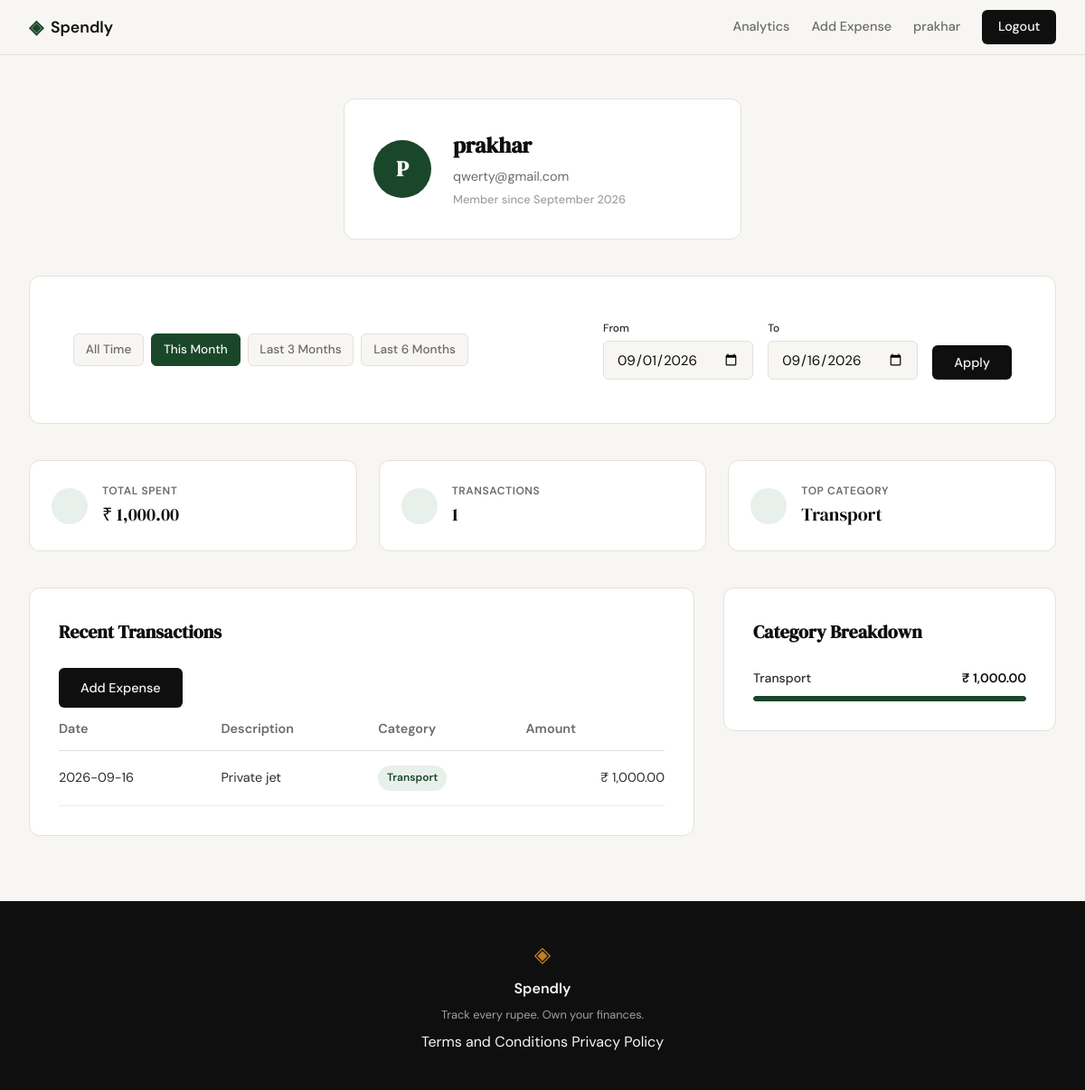
Screenshot of /profile?date_from=2026-09-01&date_to=2026-09-16 (signed in) with the database file from the repository.
### tables this page shows
CREATE TABLE users (
            id INTEGER PRIMARY KEY AUTOINCREMENT,
            name TEXT NOT NULL,
            email TEXT UNIQUE NOT NULL,
            password_hash TEXT NOT NULL,
            created_at TEXT DEFAULT CURRENT_TIMESTAMP
        );

CREATE TABLE expenses (
            id INTEGER PRIMARY KEY AUTOINCREMENT,
            user_id INTEGER NOT NULL,
            amount REAL NOT NULL,
            category TEXT NOT NULL,
            date TEXT NOT NULL,
            description TEXT,
            created_at TEXT DEFAULT CURRENT_TIMESTAMP,
            FOREIGN KEY (user_id) REFERENCES users (id)
        );

### app.py (the view)
@app.route("/profile")
def profile():
    user_id = session.get("user_id")
    if not user_id:
        return redirect(url_for("login"))
    user = get_user_by_id(user_id)
    if not user:
        flash("User not found", "error")
        return redirect(url_for("login"))
    date_from = request.args.get("date_from")
    date_to = request.args.get("date_to")
    valid_from, valid_to, active_filter, presets = get_date_filter_context(date_from, date_to)
    if active_filter == "error":
        flash("Start date must be before end date.", "error")
        valid_from, valid_to, active_filter = None, None, "all"
    stats = get_summary_stats(user_id, valid_from, valid_to)
    transactions = get_recent_transactions(user_id, date_from=valid_from, date_to=valid_to)
    categories = get_category_breakdown(user_id, valid_from, valid_to)
    return render_template(
        "profile.html",
        user=user,
        stats=stats,
        transactions=transactions,
        categories=categories,
        date_from=valid_from,
        date_to=valid_to,
        active_filter=active_filter,
        presets=presets
    )

### app.py (called while the page is built)
def validate_date(date_str):
    if not date_str:
        return None
    try:
        return datetime.strptime(date_str, "%Y-%m-%d").strftime("%Y-%m-%d")
    except ValueError:
        return None

### database/db.py (called while the page is built)
def get_db():
    db = sqlite3.connect('spendly.db')
    db.row_factory = sqlite3.Row
    db.execute('PRAGMA foreign_keys = ON')
    return db

### database/queries.py (called while the page is built)
def get_user_by_id(user_id):
    db = get_db()
    try:
        cursor = db.execute(
            "SELECT name, email, created_at FROM users WHERE id = ?",
            (user_id,)
        )
        row = cursor.fetchone()
        if row:
            created_at = datetime.strptime(row['created_at'], '%Y-%m-%d %H:%M:%S')
            member_since = created_at.strftime('%B %Y')
            return {
                "name": row['name'],
                "email": row['email'],
                "member_since": member_since,
                "initials": (row['name'][0] if row['name'] else 'U').upper()
            }
        return None
    finally:
        db.close()

def apply_date_filter(query, params, date_from, date_to):
    if date_from and date_to:
        query += " AND date BETWEEN ? AND ?"
        params.extend([date_from, date_to])
    elif date_from:
        query += " AND date >= ?"
        params.append(date_from)
    elif date_to:
        query += " AND date <= ?"
        params.append(date_to)
    return query, params

def get_recent_transactions(user_id, limit=10, date_from=None, date_to=None):
    db = get_db()
    try:
        query = "SELECT date, description, category, amount FROM expenses WHERE user_id = ?"
        params = [user_id]
        query, params = apply_date_filter(query, params, date_from, date_to)
        query += " ORDER BY date DESC LIMIT ?"
        params.append(limit)
        cursor = db.execute(query, params)
        rows = cursor.fetchall()
        transactions = []
        for row in rows:
            transactions.append({
                "date": row['date'],
                "description": row['description'],
                "category": row['category'],
                "amount": f"₹ {row['amount']:,.2f}"
            })
        return transactions
    finally:
        db.close()

### templates/profile.html (shortened to what this page needs)
{% extends "base.html" %}
{% block head %}
<link rel="stylesheet" href="{{ url_for('static', filename='css/profile.css') }}">
{% endblock %}
{% block content %}
<div class="profile-container">
    <section class="user-header">
        <div class="auth-card profile-card">
            <div class="profile-card-inner">
                <div class="avatar">{{ user.initials }}</div>
                <div class="profile-details">
                    <h1>{{ user.name }}</h1>
                    <p class="text-muted">{{ user.email }}</p>
                    <p class="member-since">Member since {{ user.member_since }}</p>
                </div>
            </div>
        </div>
    </section>
    <section class="filter-bar">
        <div class="auth-card">
            <div class="filter-container">
                <div class="filter-presets">
                    <a href="{{ url_for('profile') }}"
                       class="filter-btn {{ 'active' if active_filter == 'all' }}">
                       All Time
                    </a>
                    {% for key, range in presets.items() %}
                    <a href="{{ url_for('profile', date_from=range.from, date_to=range.to) }}"
                       class="filter-btn {{ 'active' if active_filter == key }}">
                       {{ key.replace('-', ' ').title() }}
                    </a>
                    {% endfor %}
                </div>
                <form method="GET" action="{{ url_for('profile') }}" class="filter-custom">
                    <div class="form-group">
                        <label for="date_from">From</label>
                        <input type="date" id="date_from" name="date_from"
                               value="{{ date_from or '' }}" class="form-input">
                    </div>
                    <div class="form-group">
                        <label for="date_to">To</label>
                        <input type="date" id="date_to" name="date_to"
                               value="{{ date_to or '' }}" class="form-input">
                    </div>
                    <button type="submit" class="btn-primary">Apply</button>
                </form>
            </div>
        </div>
    </section>
    <section class="stats-grid">
        <div class="stat-card">
            <i data-lucide="indian-rupee" class="stat-icon"></i>
            <div class="stat-info">
                <span class="stat-label">Total Spent</span>
                <span class="stat-value">{{ stats.total_spent }}</span>
            </div>
        </div>
        <div class="stat-card">
            <i data-lucide="list" class="stat-icon"></i>
            <div class="stat-info">
                <span class="stat-label">Transactions</span>
                <span class="stat-value">{{ stats.transaction_count }}</span>
            </div>
        </div>
        <div class="stat-card">
            <i data-lucide="pie-chart" class="stat-icon"></i>
            <div class="stat-info">
                <span class="stat-label">Top Category</span>
                <span class="stat-value">{{ stats.top_category }}</span>
            </div>
        </div>
    </section>
    <div class="profile-main-grid">
        <section class="history-section">
            <div class="auth-card">
                <div class="section-header">
                    <h2 class="section-title">Recent Transactions</h2>
                    <a href="{{ url_for('add_expense') }}" class="btn-primary">Add Expense</a>
                </div>
                <table class="profile-table">
                    <thead>
                        <tr>
                            <th>Date</th>
                            <th>Description</th>
                            <th>Category</th>
                            <th class="text-right">Amount</th>
                        </tr>
                    </thead>
                    <tbody>
                        {% for tx in transactions %}
                        <tr>
                            <td>{{ tx.date }}</td>
                            <td>{{ tx.description }}</td>
                            <td>
                                <span class="category-badge badge-{{ tx.category.lower() }}">
                                    {{ tx.category }}
                                </span>
                            </td>
                            <td class="text-right">{{ tx.amount }}</td>
                        </tr>
                        {% endfor %}
                    </tbody>
                </table>
            </div>
        </section>
        <section class="breakdown-section">
            <div class="auth-card">
                <h2 class="section-title">Category Breakdown</h2>
                <div class="category-list">
                    {% for cat in categories %}
                    <div class="category-item">
                        <div class="category-meta">
                            <span class="category-name">{{ cat.name }}</span>
                            <span class="category-amount">{{ cat.total }}</span>
                        </div>
                        <div class="category-bar-container">
                            <div class="category-bar" style="width: {{ cat.percentage }}%"></div>
                        </div>
                    </div>
                    {% endfor %}
                </div>
            </div>
        </section>
    </div>
</div>
{% endblock %}

### templates/base.html (shortened to what this page needs)
<!DOCTYPE html>
<html lang="en">
<head>
    <link rel="stylesheet" href="{{ url_for('static', filename='css/style.css') }}">
    {% block head %}{% endblock %}
</head>
<body>
    <nav class="navbar">
        <div class="nav-inner">
            <a href="{{ url_for('landing') }}" class="nav-brand">
                <span class="brand-icon">◈</span>
                <span class="brand-name">Spendly</span>
            </a>
            <div class="nav-links">
                {% if session.user_id %}
                    <a href="{{ url_for('analytics') }}" class="{% if request.endpoint == 'analytics' %}active{% endif %}">Analytics</a>
                    <a href="{{ url_for('add_expense') }}" class="{% if request.endpoint == 'add_expense' %}active{% endif %}">Add Expense</a>
                    <a href="{{ url_for('profile') }}" class="nav-user">{{ session.user_name }}</a>
                    <a href="{{ url_for('logout') }}" class="nav-cta">Logout</a>
                {% else %}
                    <a href="{{ url_for('login') }}">Sign in</a>
                    <a href="{{ url_for('register') }}" class="nav-cta">Get started</a>
                {% endif %}
            </div>
        </div>
    </nav>
    <main class="main-content">
        {% block content %}{% endblock %}
    </main>
    <footer class="footer">
        <div class="footer-inner">
            <span class="brand-icon">◈</span><span class="footer-name">Spendly</span>
            <p class="footer-copy">Track every rupee. Own your finances.</p>
            <p class="footer-links">
                <a href="{{ url_for('terms') }}">Terms and Conditions</a>
                <a href="{{ url_for('privacy') }}">Privacy Policy</a>
            </p>
        </div>
    </footer>
</body>
</html>

### static/css/profile.css (style rules this page uses)
.filter-bar { margin-bottom: 2.5rem; }
.filter-container { display: flex; align-items: center; justify-content: space-between; gap: 2rem; padding: 1rem; }
.filter-presets { display: flex; gap: 0.5rem; flex-wrap: wrap; }
.filter-btn { padding: 0.4rem 0.8rem; font-size: 0.85rem; font-weight: 500; color: var(--ink-muted); background: var(--paper); border: 1px solid var(--border); border-radius: var(--radius-sm); transition: all 0.2s; }
.filter-btn.active { background: var(--accent); color: var(--paper); border-color: var(--accent); }
.filter-custom { display: flex; align-items: flex-end; gap: 1rem; }
.filter-custom .form-group { margin-bottom: 0; }
.filter-custom label { font-size: 0.75rem; margin-bottom: 0.25rem; }

### rows the page displays
users: user_name "prakhar", name "prakhar", email "qwerty@gmail.com"
expenses: date "2026-09-16", description "Private jet", category "Transport", amount "₹ 1,000.00"

### other values shown
{{ user.initials }} "P"
{{ user.member_since }} "September 2026"
{{ key.replace('-', ' ').title() }} "This Month" "Last 3 Months" "Last 6 Months"
{{ stats.total_spent }} "₹ 1,000.00"
{{ stats.transaction_count }} "1"
{{ stats.top_category }} "Transport"
{{ cat.name }} "Transport"
{{ cat.total }} "₹ 1,000.00"
